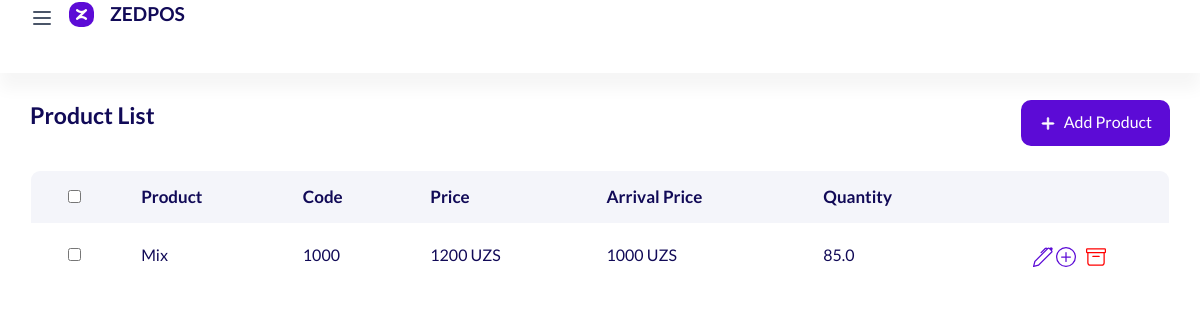
The app's page /product/list/, older data.
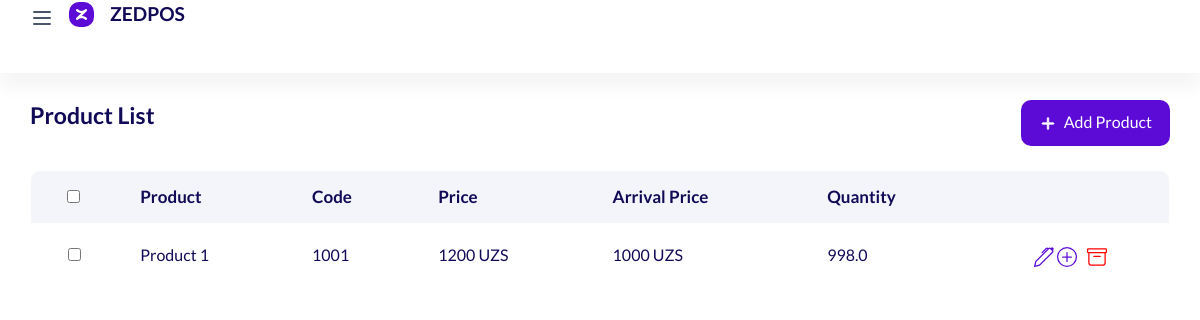
The same page, newer data.
### product/models.py (models this page shows, shortened)
class Product(models.Model):
    code = models.IntegerField(null=True)
    name = models.CharField(max_length=50)
    arrival_price = models.IntegerField()
    price = models.IntegerField()
    measure = models.ForeignKey(Measure, on_delete=models.SET_NULL, null=True)
    quantity = models.FloatField(null=True)
    is_active = models.BooleanField(default=True)
    count = models.FloatField(null=True, blank=True, default=0)

### product/views.py (the view)
# urls.py: path('list/', product_list),
def product_list(request):
    data = {
        'products': Product.objects.filter(is_active=True).order_by('code'),
    }
    return render(request, 'products/page-list-product.html', data)

### templates/products/page-list-product.html (shortened to what the changed rows need)
<!doctype html>
{% load static %}
<html lang="en">
  <head>
      <link rel="stylesheet" href="{% static 'assets/css/backend-plugin.min.css' %}">
      <link rel="stylesheet" href="{% static 'assets/css/backend.css' %}">
      <link rel="stylesheet" href="{% static 'assets/css/css.css' %}">
      <link rel="stylesheet" href="{% static 'assets/vendor/@fortawesome/fontawesome-free/css/all.min.css' %}">
      <link rel="stylesheet" href="{% static 'assets/vendor/line-awesome/dist/line-awesome/css/line-awesome.min.css' %}">
      <link rel="stylesheet" href="{% static 'assets/vendor/remixicon/fonts/remixicon.css' %}">  </head>
  <body class="  ">
    <div class="wrapper">
      <div class="content-page">
     <div class="container-fluid">
        <div class="row">
            <div class="col-lg-12">
                <div class="table-responsive rounded mb-3">
                <table class="data-table table mb-0 tbl-server-info">
                    <thead class="bg-white text-uppercase">
                        <tr class="ligth ligth-data">
                            <th>
                                <div class="checkbox d-inline-block">
                                    <input type="checkbox" class="checkbox-input" id="checkbox1">
                                </div>
                            </th>
                            <th>Product</th>
                            <th>Code</th>
                            <th>Price</th>
                            <th>Arrival price</th>
                            <th>Quantity</th>
                            <th> </th>
                        </tr>
                    </thead>
                    <tbody class="ligth-body">
                    {% for p in products %}
                        <tr>
                            <td>
                                <div class="checkbox d-inline-block">
                                    <input type="checkbox" class="checkbox-input" id="checkbox2">
                                </div>
                            </td>
                            <td>
                                <div class="d-flex align-items-center">
                                    <div>
                                        {{ p.name }}
                                    </div>
                                </div>
                            </td>
                            <td class="filter">{{ p.code }}</td>
                            <td>{{ p.price }} UZS</td>
                            <td>{{ p.arrival_price }} UZS</td>
                            <td>{{ p.quantity }}</td>
                            <td>
                                   <a href="/product/{{ p.id }}/edit/" style="display: inline">
                                    </a>
                                <a href="/warehouse/{{ p.id }}/add/" style="display: inline">
                                    </a>
                            <form style="display: inline" method="post" action="/product/archive/{{ p.id }}/">{% csrf_token %}
                                    <button style="background-color: white; border: 1px solid white">
                                    </button>
                            </form>
                            </td>
                        </tr>
                    {% endfor %}
                    </tbody>
                </table>
                </div>
            </div>
        </div>
    </div>
  </body>
</html>

Row changes from the older to the newer data that the page shows:
removed Product: name "Mix", code "1000", price "1200", arrival_price "1000", quantity "85.0"
added Product: name "Product 1", code "1001", price "1200", arrival_price "1000", quantity "998.0"
